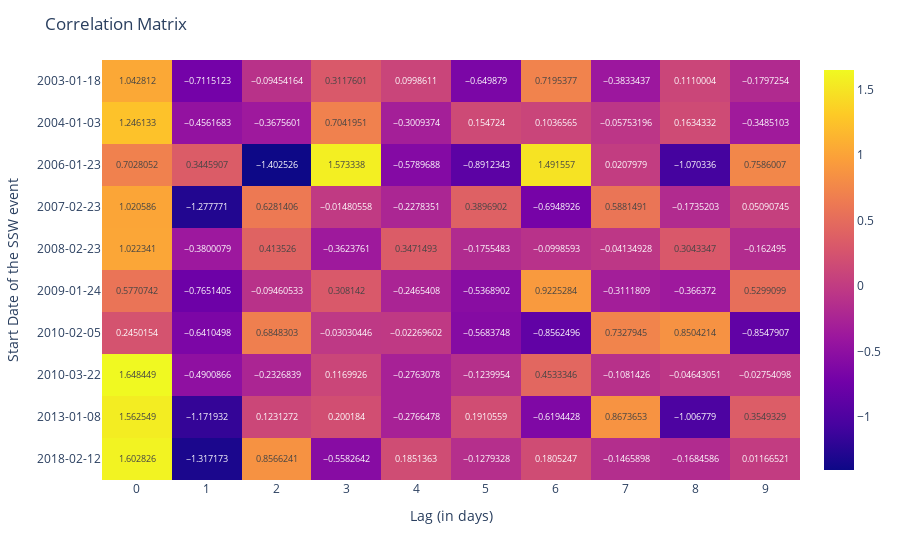

Notebook cell for this chart:
### Code cell
# =================================================================================================
# Plot corr coeficients for each identifier (SSW starte date) and lag
# =================================================================================================

import plotly.express as px

dates = main_params_df['identifier'].unique()
dates.sort()

fig = px.imshow(coefs_arr, text_auto=True, aspect="auto")

# add title to the figure
# Add row labels to the figure
tickvals = list(enumerate(dates))

fig.update_layout(
    title="Correlation Matrix",
    yaxis=dict(
        tickmode='array', 
        tickvals=np.arange(len(dates)),
        ticktext=dates,
        title='Start Date of the SSW event'
    ),
    xaxis=dict(
        tickmode='array',
        tickvals=np.arange(np.shape(coefs_arr)[1]),
        title='Lag (in days)'
    )
)

fig.show()

### Figure 1 — Plotly figure (JSON) as saved in the notebook; plotly's stock layout.template omitted (floating-point values rounded to 4 significant figures)
{"data": [{"coloraxis": "coloraxis", "hovertemplate": "x: %{x}<br>y: %{y}<br>color: %{z}<extra></extra>", "name": "0", "texttemplate": "%{z}", "type": "heatmap", "xaxis": "x", "yaxis": "y", "z": [[1.043, -0.7115, -0.09454, 0.3118, 0.09986, -0.6499, 0.7195, -0.3833, 0.111, -0.1797], [1.246, -0.4562, -0.3676, 0.7042, -0.3009, 0.1547, 0.1037, -0.05753, 0.1634, -0.3485], [0.7028, 0.3446, -1.403, 1.573, -0.579, -0.8912, 1.492, 0.0208, -1.07, 0.7586], [1.021, -1.278, 0.6281, -0.01481, -0.2278, 0.3897, -0.6949, 0.5881, -0.1735, 0.05091], [1.022, -0.38, 0.4135, -0.3624, 0.3471, -0.1755, -0.09986, -0.04135, 0.3043, -0.1625], [0.5771, -0.7651, -0.09461, 0.3081, -0.2465, -0.5369, 0.9225, -0.3112, -0.3664, 0.5299], [0.245, -0.641, 0.6848, -0.0303, -0.0227, -0.5684, -0.8562, 0.7328, 0.8504, -0.8548], [1.648, -0.4901, -0.2327, 0.117, -0.2763, -0.124, 0.4533, -0.1081, -0.04643, -0.02754], [1.563, -1.172, 0.1231, 0.2002, -0.2766, 0.1911, -0.6194, 0.8674, -1.007, 0.3549], [1.603, -1.317, 0.8566, -0.5583, 0.1851, -0.1279, 0.1805, -0.1466, -0.1685, 0.01167]]}], "layout": {"coloraxis": {"colorscale": [[0, "#0d0887"], [0.1111, "#46039f"], [0.2222, "#7201a8"], [0.3333, "#9c179e"], [0.4444, "#bd3786"], [0.5556, "#d8576b"], [0.6667, "#ed7953"], [0.7778, "#fb9f3a"], [0.8889, "#fdca26"], [1, "#f0f921"]]}, "margin": {"t": 60}, "title": {"text": "Correlation Matrix"}, "xaxis": {"anchor": "y", "domain": [0, 1], "tickmode": "array", "tickvals": [0, 1, 2, 3, 4, 5, 6, 7, 8, 9], "title": {"text": "Lag (in days)"}}, "yaxis": {"anchor": "x", "autorange": "reversed", "domain": [0, 1], "tickmode": "array", "ticktext": ["2003-01-18", "2004-01-03", "2006-01-23", "2007-02-23", "2008-02-23", "2009-01-24", "2010-02-05", "2010-03-22", "2013-01-08", "2018-02-12"], "tickvals": [0, 1, 2, 3, 4, 5, 6, 7, 8, 9], "title": {"text": "Start Date of the SSW event"}}}}
